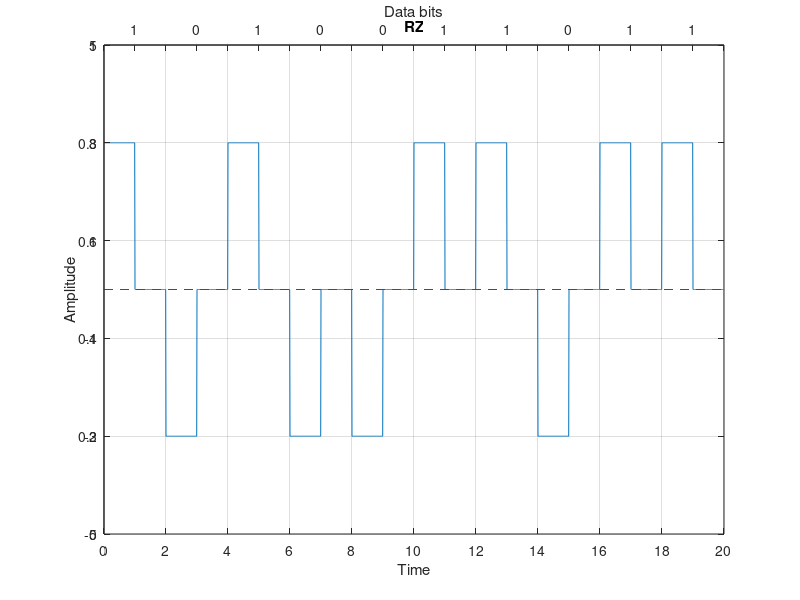

Write the MATLAB code that produced this figure.
clear all;
close all;
clc;

bits = [1 0 1 0 0 1 1 0 1 1];
bit_duration = 2;

fs = 100;
Total_time = length(bits) * bit_duration;   # time needed to send whole data
t = 0: 1/fs: Total_time-(1/fs);

one = [ones(1, (fs/2) * bit_duration).*3, zeros(1, (fs/2) * bit_duration)];
zero = [ones(1, (fs/2) * bit_duration).*-3, zeros(1, (fs/2) * bit_duration)];

# sender end
for i = 1 : length(bits)
  if bits(i) == 0
    rz(((i-1) * bit_duration * fs) + 1 : i * bit_duration * fs) = zero;
  else
    rz(((i-1) * bit_duration * fs) + 1 : i * bit_duration * fs) = one;
  endif
endfor

# ploting
plot(t, rz);
xticks([0: bit_duration: Total_time]);
yticks([-5: 2: 5]);
ylim([-5, 5]);
xlim([0, Total_time]);
grid on;
title("RZ");
xlabel("Time");
ylabel("Amplitude");
line ([0, Total_time], [0 0], "linestyle", "--", "color", "r");

% Top axis
ax1=gca;
ax2 = axes('Position', get(ax1, 'Position'), 'Color', 'none');
set(ax2, 'XAxisLocation', 'top');
set(ax2, 'XLim', get(ax1, 'XLim'));
set(ax2, 'XTick', [bit_duration/2: bit_duration: Total_time]);
set(ax2, 'XTickLabel', bits);
set(ax2, 'XLabel', 'Data bits');


# receiver end
for i = 1 : length(rz)/(bit_duration * fs)
  if rz(((i-1) * bit_duration * fs) + 1 : i * bit_duration * fs) == one
    rcv_data(i) = 1;
  else
    rcv_data(i) = 0;
  endif
endfor

disp(rcv_data);
